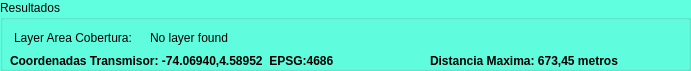
  <widget class="QGroupBox" name="groupBox_2">
   <property name="geometry">
    <rect>
     <x>30</x>
     <y>340</y>
     <width>691</width>
     <height>71</height>
    </rect>
   </property>
   <property name="palette">
    <palette>
     <active>
      <colorrole role="WindowText">
       <brush brushstyle="SolidPattern">
        <color alpha="255">
         <red>0</red>
         <green>0</green>
         <blue>0</blue>
        </color>
       </brush>
      </colorrole>
      <colorrole role="Button">
       <brush brushstyle="SolidPattern">
        <color alpha="255">
         <red>96</red>
         <green>255</green>
         <blue>224</blue>
        </color>
       </brush>
      </colorrole>
      <colorrole role="Light">
       <brush brushstyle="SolidPattern">
        <color alpha="255">
         <red>224</red>
         <green>255</green>
         <blue>249</blue>
        </color>
       </brush>
      </colorrole>
      <colorrole role="Midlight">
       <brush brushstyle="SolidPattern">
        <color alpha="255">
         <red>160</red>
         <green>255</green>
         <blue>236</blue>
        </color>
       </brush>
      </colorrole>
      <colorrole role="Dark">
       <brush brushstyle="SolidPattern">
        <color alpha="255">
         <red>48</red>
         <green>127</green>
         <blue>112</blue>
        </color>
       </brush>
      </colorrole>
      <colorrole role="Mid">
       <brush brushstyle="SolidPattern">
        <color alpha="255">
         <red>64</red>
         <green>170</green>
         <blue>149</blue>
        </color>
       </brush>
      </colorrole>
      <colorrole role="Text">
       <brush brushstyle="SolidPattern">
        <color alpha="255">
         <red>0</red>
         <green>0</green>
         <blue>0</blue>
        </color>
       </brush>
      </colorrole>
      <colorrole role="BrightText">
       <brush brushstyle="SolidPattern">
        <color alpha="255">
         <red>255</red>
         <green>255</green>
         <blue>255</blue>
        </color>
       </brush>
      </colorrole>
      <colorrole role="ButtonText">
       <brush brushstyle="SolidPattern">
        <color alpha="255">
         <red>0</red>
         <green>0</green>
         <blue>0</blue>
        </color>
       </brush>
      </colorrole>
      <colorrole role="Base">
       <brush brushstyle="SolidPattern">
        <color alpha="255">
         <red>255</red>
         <green>255</green>
         <blue>255</blue>
        </color>
       </brush>
      </colorrole>
      <colorrole role="Window">
       <brush brushstyle="SolidPattern">
        <color alpha="255">
         <red>96</red>
         <green>255</green>
         <blue>224</blue>
        </color>
       </brush>
      </colorrole>
      <colorrole role="Shadow">
       <brush brushstyle="SolidPattern">
        <color alpha="255">
         <red>0</red>
         <green>0</green>
         <blue>0</blue>
        </color>
       </brush>
      </colorrole>
      <colorrole role="AlternateBase">
       <brush brushstyle="SolidPattern">
        <color alpha="255">
         <red>175</red>
         <green>255</green>
         <blue>239</blue>
        </color>
       </brush>
      </colorrole>
      <colorrole role="ToolTipBase">
       <brush brushstyle="SolidPattern">
        <color alpha="255">
         <red>255</red>
         <green>255</green>
         <blue>220</blue>
        </color>
       </brush>
      </colorrole>
      <colorrole role="ToolTipText">
       <brush brushstyle="SolidPattern">
        <color alpha="255">
         <red>0</red>
         <green>0</green>
         <blue>0</blue>
        </color>
       </brush>
      </colorrole>
     </active>
     <inactive>
      <colorrole role="WindowText">
       <brush brushstyle="SolidPattern">
        <color alpha="255">
         <red>0</red>
         <green>0</green>
         <blue>0</blue>
        </color>
       </brush>
      </colorrole>
      <colorrole role="Button">
       <brush brushstyle="SolidPattern">
        <color alpha="255">
         <red>96</red>
         <green>255</green>
         <blue>224</blue>
        </color>
       </brush>
      </colorrole>
      <colorrole role="Light">
       <brush brushstyle="SolidPattern">
        <color alpha="255">
         <red>224</red>
         <green>255</green>
         <blue>249</blue>
        </color>
       </brush>
      </colorrole>
      <colorrole role="Midlight">
       <brush brushstyle="SolidPattern">
        <color alpha="255">
         <red>160</red>
         <green>255</green>
         <blue>236</blue>
        </color>
       </brush>
      </colorrole>
      <colorrole role="Dark">
       <brush brushstyle="SolidPattern">
        <color alpha="255">
         <red>48</red>
         <green>127</green>
         <blue>112</blue>
        </color>
       </brush>
      </colorrole>
      <colorrole role="Mid">
       <brush brushstyle="SolidPattern">
        <color alpha="255">
         <red>64</red>
         <green>170</green>
         <blue>149</blue>
        </color>
       </brush>
      </colorrole>
      <colorrole role="Text">
       <brush brushstyle="SolidPattern">
        <color alpha="255">
         <red>0</red>
         <green>0</green>
         <blue>0</blue>
        </color>
       </brush>
      </colorrole>
      <colorrole role="BrightText">
       <brush brushstyle="SolidPattern">
        <color alpha="255">
         <red>255</red>
         <green>255</green>
         <blue>255</blue>
        </color>
       </brush>
      </colorrole>
      <colorrole role="ButtonText">
       <brush brushstyle="SolidPattern">
        <color alpha="255">
         <red>0</red>
         <green>0</green>
         <blue>0</blue>
        </color>
       </brush>
      </colorrole>
      <colorrole role="Base">
       <brush brushstyle="SolidPattern">
        <color alpha="255">
         <red>255</red>
         <green>255</green>
         <blue>255</blue>
        </color>
       </brush>
      </colorrole>
      <colorrole role="Window">
       <brush brushstyle="SolidPattern">
        <color alpha="255">
         <red>96</red>
         <green>255</green>
         <blue>224</blue>
        </color>
       </brush>
      </colorrole>
      <colorrole role="Shadow">
       <brush brushstyle="SolidPattern">
        <color alpha="255">
         <red>0</red>
         <green>0</green>
         <blue>0</blue>
        </color>
       </brush>
      </colorrole>
      <colorrole role="AlternateBase">
       <brush brushstyle="SolidPattern">
        <color alpha="255">
         <red>175</red>
         <green>255</green>
         <blue>239</blue>
        </color>
       </brush>
      </colorrole>
      <colorrole role="ToolTipBase">
       <brush brushstyle="SolidPattern">
        <color alpha="255">
         <red>255</red>
         <green>255</green>
         <blue>220</blue>
        </color>
       </brush>
      </colorrole>
      <colorrole role="ToolTipText">
       <brush brushstyle="SolidPattern">
        <color alpha="255">
         <red>0</red>
         <green>0</green>
         <blue>0</blue>
        </color>
       </brush>
      </colorrole>
     </inactive>
     <disabled>
      <colorrole role="WindowText">
       <brush brushstyle="SolidPattern">
        <color alpha="255">
         <red>48</red>
         <green>127</green>
         <blue>112</blue>
        </color>
       </brush>
      </colorrole>
      <colorrole role="Button">
       <brush brushstyle="SolidPattern">
        <color alpha="255">
         <red>96</red>
         <green>255</green>
         <blue>224</blue>
        </color>
       </brush>
      </colorrole>
      <colorrole role="Light">
       <brush brushstyle="SolidPattern">
        <color alpha="255">
         <red>224</red>
         <green>255</green>
         <blue>249</blue>
        </color>
       </brush>
      </colorrole>
      <colorrole role="Midlight">
       <brush brushstyle="SolidPattern">
        <color alpha="255">
         <red>160</red>
         <green>255</green>
         <blue>236</blue>
        </color>
       </brush>
      </colorrole>
      <colorrole role="Dark">
       <brush brushstyle="SolidPattern">
        <color alpha="255">
         <red>48</red>
         <green>127</green>
         <blue>112</blue>
        </color>
       </brush>
      </colorrole>
      <colorrole role="Mid">
       <brush brushstyle="SolidPattern">
        <color alpha="255">
         <red>64</red>
         <green>170</green>
         <blue>149</blue>
        </color>
       </brush>
      </colorrole>
      <colorrole role="Text">
       <brush brushstyle="SolidPattern">
        <color alpha="255">
         <red>48</red>
         <green>127</green>
         <blue>112</blue>
        </color>
       </brush>
      </colorrole>
      <colorrole role="BrightText">
       <brush brushstyle="SolidPattern">
        <color alpha="255">
         <red>255</red>
         <green>255</green>
         <blue>255</blue>
        </color>
       </brush>
      </colorrole>
      <colorrole role="ButtonText">
       <brush brushstyle="SolidPattern">
        <color alpha="255">
         <red>48</red>
         <green>127</green>
         <blue>112</blue>
        </color>
       </brush>
      </colorrole>
      <colorrole role="Base">
       <brush brushstyle="SolidPattern">
        <color alpha="255">
         <red>96</red>
         <green>255</green>
         <blue>224</blue>
        </color>
       </brush>
      </colorrole>
      <colorrole role="Window">
       <brush brushstyle="SolidPattern">
        <color alpha="255">
         <red>96</red>
         <green>255</green>
         <blue>224</blue>
        </color>
       </brush>
      </colorrole>
      <colorrole role="Shadow">
       <brush brushstyle="SolidPattern">
        <color alpha="255">
         <red>0</red>
         <green>0</green>
         <blue>0</blue>
        </color>
       </brush>
      </colorrole>
      <colorrole role="AlternateBase">
       <brush brushstyle="SolidPattern">
        <color alpha="255">
         <red>96</red>
         <green>255</green>
         <blue>224</blue>
        </color>
       </brush>
      </colorrole>
      <colorrole role="ToolTipBase">
       <brush brushstyle="SolidPattern">
        <color alpha="255">
         <red>255</red>
         <green>255</green>
         <blue>220</blue>
        </color>
       </brush>
      </colorrole>
      <colorrole role="ToolTipText">
       <brush brushstyle="SolidPattern">
        <color alpha="255">
         <red>0</red>
         <green>0</green>
         <blue>0</blue>
        </color>
       </brush>
      </colorrole>
     </disabled>
    </palette>
   </property>
   <property name="title">
    <string>Resultados</string>
   </property>
   <widget class="QLabel" name="lblArea_15">
    <property name="geometry">
     <rect>
      <x>10</x>
      <y>50</y>
      <width>401</width>
      <height>21</height>
     </rect>
    </property>
    <property name="font">
     <font>
      <weight>75</weight>
      <bold>true</bold>
     </font>
    </property>
    <property name="text">
     <string>Coordenadas Transmisor: -74.06940,4.58952  EPSG:4686</string>
    </property>
   </widget>
   <widget class="QLabel" name="lblArea_16">
    <property name="geometry">
     <rect>
      <x>430</x>
      <y>50</y>
      <width>201</width>
      <height>21</height>
     </rect>
    </property>
    <property name="font">
     <font>
      <weight>75</weight>
      <bold>true</bold>
     </font>
    </property>
    <property name="text">
     <string>Distancia Maxima: 673,45 metros</string>
    </property>
   </widget>
   <widget class="QLabel" name="buffer_layer_name">
    <property name="geometry">
     <rect>
      <x>150</x>
      <y>30</y>
      <width>150</width>
      <height>16</height>
     </rect>
    </property>
    <property name="minimumSize">
     <size>
      <width>150</width>
      <height>0</height>
     </size>
    </property>
    <property name="toolTip">
     <string>Please select layer from the layers panel befopre buffering to change.</string>
    </property>
    <property name="text">
     <string>&lt;html&gt;&lt;head/&gt;&lt;body&gt;&lt;p&gt;No layer found&lt;/p&gt;&lt;/body&gt;&lt;/html&gt;</string>
    </property>
   </widget>
   <widget class="QLabel" name="label_4">
    <property name="geometry">
     <rect>
      <x>14</x>
      <y>30</y>
      <width>130</width>
      <height>16</height>
     </rect>
    </property>
    <property name="minimumSize">
     <size>
      <width>130</width>
      <height>0</height>
     </size>
    </property>
    <property name="maximumSize">
     <size>
      <width>130</width>
      <height>16777215</height>
     </size>
    </property>
    <property name="text">
     <string>Layer Area Cobertura:</string>
    </property>
   </widget>
  </widget>
